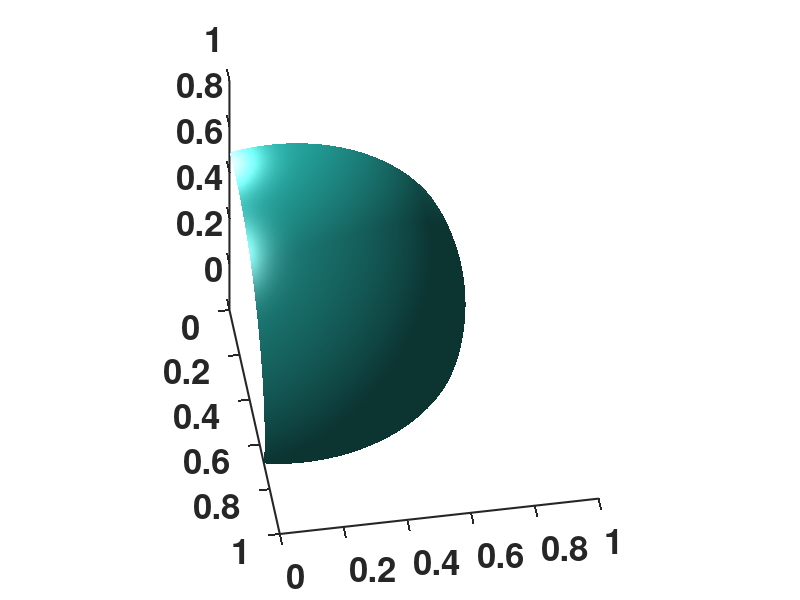

The MATLAB script that drew this image: (Note: this script raises an error after producing the figure.)
function plotGauss3D(N_1d, xup, yup, zup, xlow, ylow, zlow, ...
                   c, t, x0)

if nargin < 11,
    N_1d = 75;                    
    xup = 1.0;  yup = 1.0;  zup = 1.0;
    xlow = 0.0;  ylow = 0.0;  zlow = 0.0;
    t = 0.5; 
    c = sqrt(2.0)*ones(3,1);
    x0 = 1.0/8.0*ones(3,1);
end

x = linspace(xlow, xup, N_1d);
y = linspace(ylow, yup, N_1d);
z = linspace(zlow, zup, N_1d);

[X, Y, Z] = meshgrid(x, y, z);


% x = 1:3;
% y = 1:4;
% [X,Y] = meshgrid(x,y)
% =>

% X =  [1, 2, 3;
%       1, 2, 3;
%       1, 2, 3;
%       1, 2, 3];
%   
% Y =  [1, 1, 1;
%       2, 2, 2;
%       3, 3, 3;
%       4, 4, 4];

% x = 1:3;
% y = 1:4;
% z = 1:5;
% [XX, YY, ZZ] = meshgrid(x,y,z);
% XX => [4 x 3 x 5]
% YY => [4 x 3 x 5]
% ZZ => [4 x 3 x 5]
% 

%     + + +
%    + + + | 
%   + + +  |
%  + + +   / 
% + + +   /
% + + +  /   
% + + + /
% + + +/

exp_func = zeros(N_1d, N_1d, N_1d);

for i = 1:N_1d,
    for j = 1:N_1d,
        for k = 1:N_1d,
            xsample = [x(j); y(i); z(k)];
            exp_func(j, i, k) = exp(-2.0*t*sum(c.^2.*(xsample - x0).^2));
        end
    end
end

width = 4;     % Width in inches
height = 2;    % Height in inches
alw = 0.75;    % AxesLineWidth
fsz = 25;      % Fontsize
lw = 1.5;      % LineWidth
msz = 8;       % MarkerSize


figure;
set(gcf,'InvertHardcopy','on');
set(gcf,'PaperUnits', 'inches');
pos = get(gcf, 'Position');
set(gca, 'FontSize', fsz, 'LineWidth', alw);

isosurface(X,Y,Z,exp_func);

xlim([min(min(min(X))) max(max(max(X)))]);
ylim([min(min(min(Y))) max(max(max(Y)))]);
zlim([min(min(min(Z))) max(max(max(Z)))]);
set(get(gca,'xlabel'),'FontSize', fsz, 'FontWeight', 'Bold');
set(get(gca,'ylabel'),'FontSize', fsz, 'FontWeight', 'Bold');
set(get(gca,'zlabel'),'FontSize', fsz, 'FontWeight', 'Bold');
set(gca,'LineWidth',lw);
set(gca,'FontSize',fsz);
set(gca,'FontWeight','Bold');
set(gcf,'color','w');
axis vis3d
axis normal
axis equal
light('Position',[-50 -15 29]);
set(gca,'CameraPosition',[10 -1 10]);
view (40,34);
lighting phong
grid on
camlight('headlight');
% filename_enr = ['Rn' num2str(l) '_times_Y' num2str(m) num2str(l)];
% print(filename_enr,'-depsc2');




